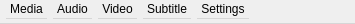
<?xml version="1.0" encoding="UTF-8"?>
<ui version="4.0">
 <class>PlayerMenu</class>
 <widget class="QWidget" name="PlayerMenu">
  <property name="geometry">
   <rect>
    <x>0</x>
    <y>0</y>
    <width>355</width>
    <height>24</height>
   </rect>
  </property>
  <property name="cursor">
   <cursorShape>ArrowCursor</cursorShape>
  </property>
  <property name="mouseTracking">
   <bool>true</bool>
  </property>
  <property name="focusPolicy">
   <enum>Qt::NoFocus</enum>
  </property>
  <property name="acceptDrops">
   <bool>true</bool>
  </property>
  <property name="windowTitle">
   <string>Memento</string>
  </property>
  <property name="autoFillBackground">
   <bool>true</bool>
  </property>
  <layout class="QVBoxLayout" name="verticalLayout">
   <property name="spacing">
    <number>0</number>
   </property>
   <property name="leftMargin">
    <number>0</number>
   </property>
   <property name="topMargin">
    <number>0</number>
   </property>
   <property name="rightMargin">
    <number>0</number>
   </property>
   <property name="bottomMargin">
    <number>0</number>
   </property>
   <item>
    <widget class="QMenuBar" name="menubar">
     <widget class="QMenu" name="menuMedia">
      <property name="minimumSize">
       <size>
        <width>200</width>
        <height>0</height>
       </size>
      </property>
      <property name="title">
       <string>Media</string>
      </property>
      <addaction name="actionOpen"/>
      <addaction name="actionOpenUrl"/>
     </widget>
     <widget class="QMenu" name="menuAudio">
      <property name="minimumSize">
       <size>
        <width>200</width>
        <height>0</height>
       </size>
      </property>
      <property name="title">
       <string>Audio</string>
      </property>
      <addaction name="actionAudioNone"/>
     </widget>
     <widget class="QMenu" name="menuVideo">
      <property name="minimumSize">
       <size>
        <width>200</width>
        <height>0</height>
       </size>
      </property>
      <property name="title">
       <string>Video</string>
      </property>
      <addaction name="actionVideoNone"/>
     </widget>
     <widget class="QMenu" name="menuSubtitle">
      <property name="minimumSize">
       <size>
        <width>200</width>
        <height>0</height>
       </size>
      </property>
      <property name="title">
       <string>Subtitle</string>
      </property>
      <widget class="QMenu" name="menuSubtitleTwo">
       <property name="title">
        <string>Second Track</string>
       </property>
       <addaction name="actionSubtitleTwoNone"/>
      </widget>
      <addaction name="actionAddSubtitle"/>
      <addaction name="menuSubtitleTwo"/>
      <addaction name="separator"/>
      <addaction name="actionSubtitleNone"/>
     </widget>
     <widget class="QMenu" name="menuSettings">
      <property name="geometry">
       <rect>
        <x>549</x>
        <y>107</y>
        <width>200</width>
        <height>164</height>
       </rect>
      </property>
      <property name="minimumSize">
       <size>
        <width>200</width>
        <height>0</height>
       </size>
      </property>
      <property name="title">
       <string>Settings</string>
      </property>
      <widget class="QMenu" name="menuAnkiProfile">
       <property name="geometry">
        <rect>
         <x>664</x>
         <y>189</y>
         <width>120</width>
         <height>44</height>
        </rect>
       </property>
       <property name="title">
        <string>Anki Profile</string>
       </property>
      </widget>
      <widget class="QMenu" name="menuSubtitle_Search">
       <property name="title">
        <string>Subtitle Search</string>
       </property>
       <addaction name="actionIncreaseSize"/>
       <addaction name="actionDecreaseSize"/>
       <addaction name="actionMoveUp"/>
       <addaction name="actionMoveDown"/>
      </widget>
      <addaction name="menuAnkiProfile"/>
      <addaction name="menuSubtitle_Search"/>
      <addaction name="actionOptions"/>
      <addaction name="separator"/>
      <addaction name="actionAbout"/>
      <addaction name="actionOpenConfig"/>
      <addaction name="actionUpdate"/>
     </widget>
     <addaction name="menuMedia"/>
     <addaction name="menuAudio"/>
     <addaction name="menuVideo"/>
     <addaction name="menuSubtitle"/>
     <addaction name="menuSettings"/>
    </widget>
   </item>
  </layout>
  <action name="actionOpen">
   <property name="text">
    <string>Open File</string>
   </property>
   <property name="shortcut">
    <string>Ctrl+O</string>
   </property>
  </action>
  <action name="actionAudioNone">
   <property name="checkable">
    <bool>true</bool>
   </property>
   <property name="checked">
    <bool>true</bool>
   </property>
   <property name="text">
    <string>None</string>
   </property>
  </action>
  <action name="actionVideoNone">
   <property name="checkable">
    <bool>true</bool>
   </property>
   <property name="checked">
    <bool>true</bool>
   </property>
   <property name="text">
    <string>None</string>
   </property>
  </action>
  <action name="actionSubtitleNone">
   <property name="checkable">
    <bool>true</bool>
   </property>
   <property name="checked">
    <bool>true</bool>
   </property>
   <property name="text">
    <string>None</string>
   </property>
  </action>
  <action name="actionSubtitleTwoNone">
   <property name="checkable">
    <bool>true</bool>
   </property>
   <property name="checked">
    <bool>true</bool>
   </property>
   <property name="text">
    <string>None</string>
   </property>
  </action>
  <action name="actionAddSubtitle">
   <property name="text">
    <string>Add Subtitle File</string>
   </property>
  </action>
  <action name="actionUpdate">
   <property name="text">
    <string>Check for Updates</string>
   </property>
  </action>
  <action name="actionOptions">
   <property name="text">
    <string>Options</string>
   </property>
  </action>
  <action name="actionAbout">
   <property name="text">
    <string>About Memento</string>
   </property>
  </action>
  <action name="actionIncreaseSize">
   <property name="text">
    <string>Increase Size</string>
   </property>
   <property name="shortcut">
    <string>Ctrl+2</string>
   </property>
  </action>
  <action name="actionDecreaseSize">
   <property name="text">
    <string>Decrease Size</string>
   </property>
   <property name="shortcut">
    <string>Ctrl+1</string>
   </property>
  </action>
  <action name="actionMoveUp">
   <property name="text">
    <string>Move Up</string>
   </property>
   <property name="shortcut">
    <string>Alt+2</string>
   </property>
  </action>
  <action name="actionMoveDown">
   <property name="text">
    <string>Move Down</string>
   </property>
   <property name="shortcut">
    <string>Alt+1</string>
   </property>
  </action>
  <action name="actionOpenUrl">
   <property name="text">
    <string>Open URL</string>
   </property>
   <property name="shortcut">
    <string>Ctrl+U</string>
   </property>
  </action>
  <action name="actionOpenConfig">
   <property name="text">
    <string>Open Config Folder</string>
   </property>
  </action>
 </widget>
 <resources/>
 <connections/>
</ui>
